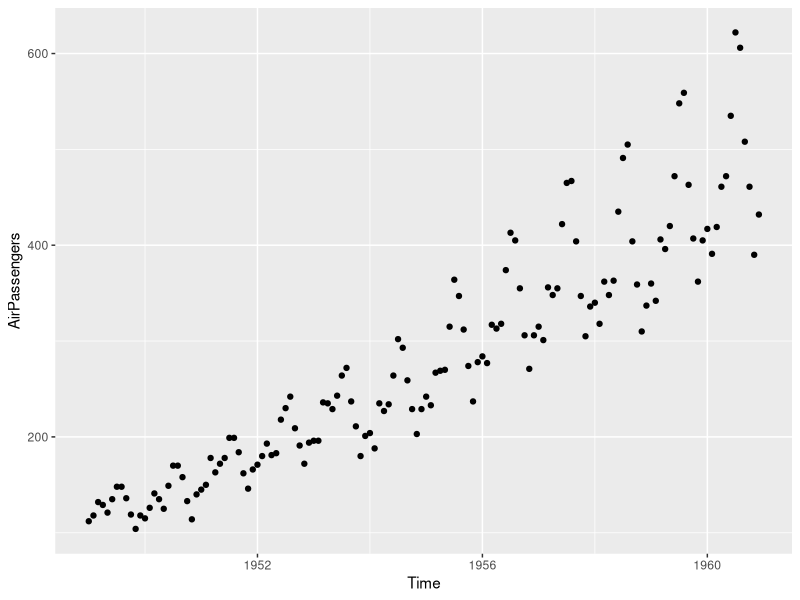
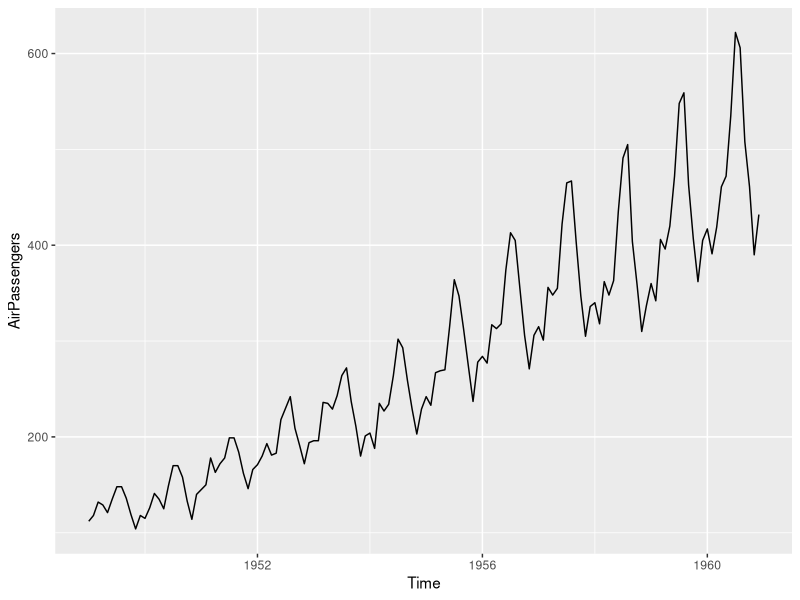
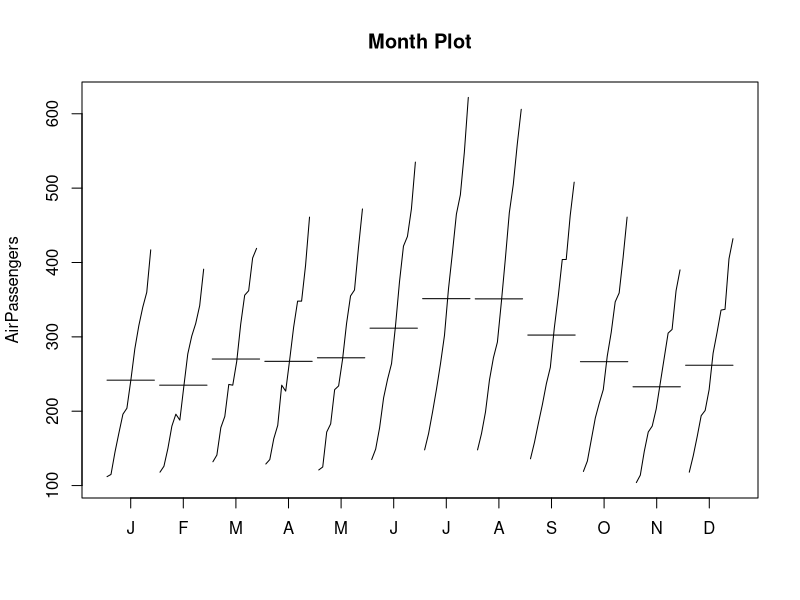
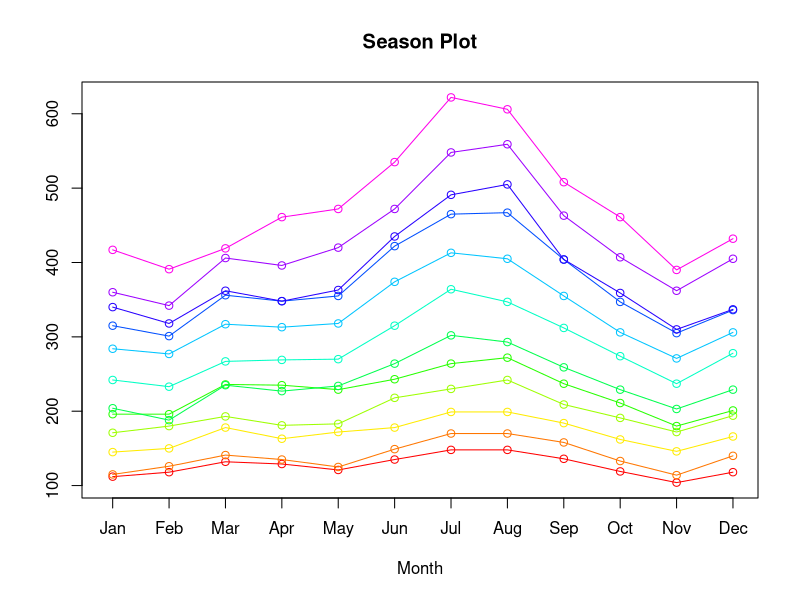
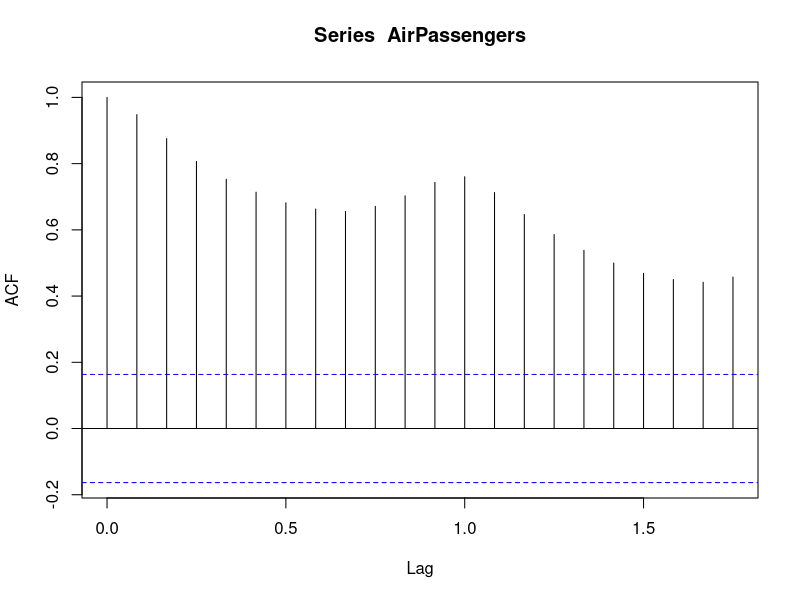
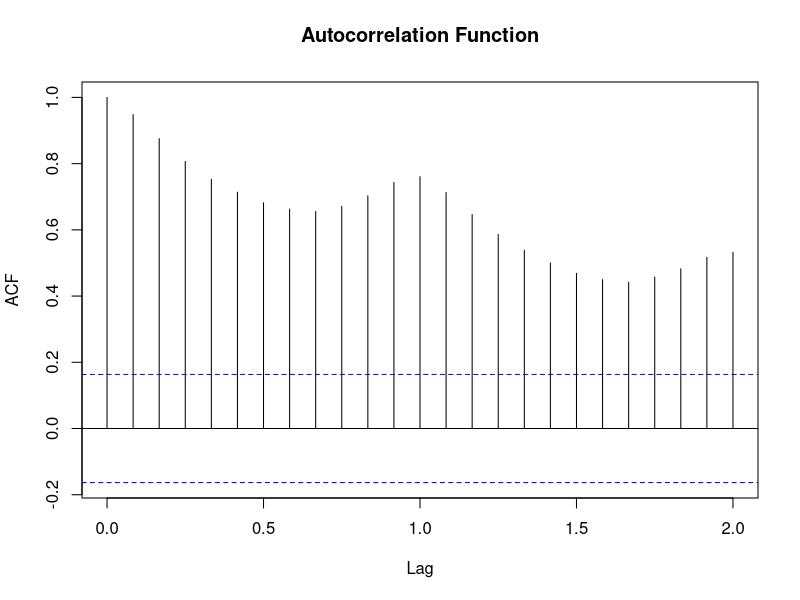
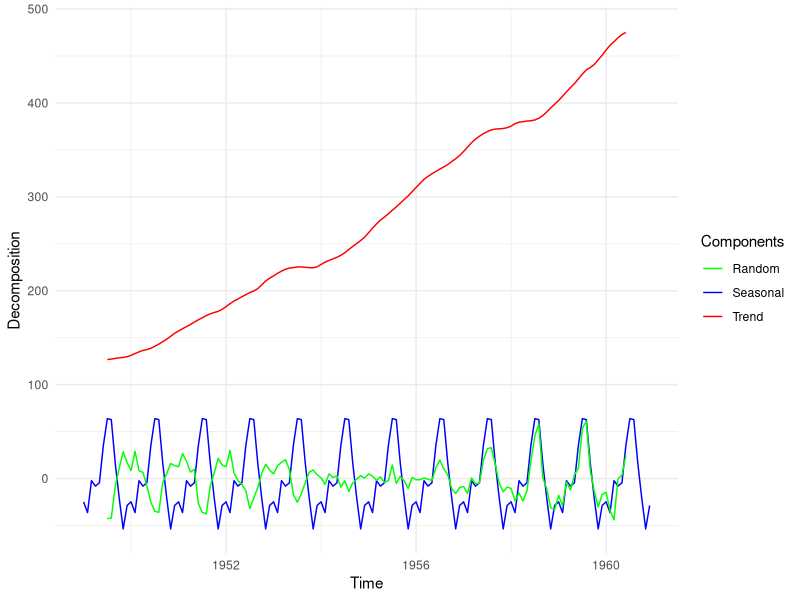
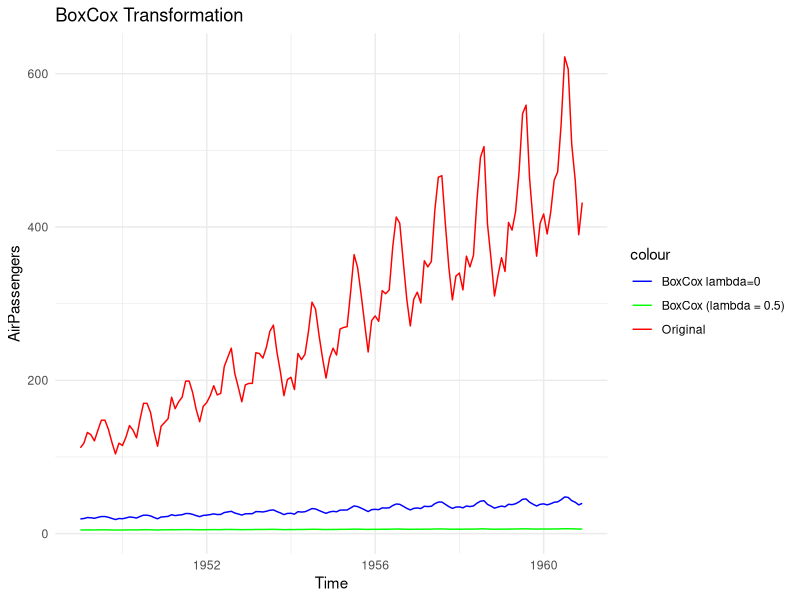

Write the R code that produced these figures, in order. (Note: this script raises an error after producing the figures.)
# Read the code paralelly with raport
# installing and loading necessary packages
install.packages("ggplot2")
install.packages("forecast")
install.packages("dplyr")
library("ggplot2")
library("forecast")
library("dplyr")
# first lookout on the time series
View(AirPassengers)
is.ts(AirPassengers)
deltat(AirPassengers)
time(AirPassengers)
cycle(AirPassengers)
frequency(AirPassengers)

# first visualizations
# ggplot2 needs data in data.frame type
# not Time Series type
frame <- data.frame(AirPassengers)
Time <- time(AirPassengers)
# point plot and line plot to see the behaviour
ggplot(frame) + geom_point(mapping=aes(Time, y = AirPassengers))
ggplot(frame) + geom_line(mapping=aes(Time, AirPassengers))
# monthplot and seasonplot to observe seasonability
# we also see on seasonplot
# that variation increases with time
monthplot(AirPassengers, main = "Month Plot")
seasonplot(AirPassengers, years.labels=TRUE, col = rainbow(13), main = "Season Plot")
# autocorrelation function within default range
acf <- acf(AirPassengers)
acf
# adjusting lag to 2 years after first acf plot
acf(AirPassengers, main = "Autocorrelation Function",lag = 24)
# additive decomposition into trend, season and random
AirPassengers_decomposition_add <- decompose(AirPassengers, "additive")
View(AirPassengers_decomposition_add)
# plotting trend, season and random altogether
ggplot(frame) +
  geom_line(aes(Time, AirPassengers_decomposition_add$seasonal, color = "Seasonal")) +
  geom_line(aes(Time, AirPassengers_decomposition_add$trend, color = "Trend")) +
  geom_line(aes(Time, AirPassengers_decomposition_add$random, color = "Random")) +
  scale_color_manual(values = c("green", "blue", "red"),
                     labels = c("Random", "Seasonal", "Trend")) +
  labs(color = "Components", y = "Decomposition") +
  theme_minimal()
dev.off()
# plotting BoxCox transforms to check if we should
# apply one of them
ggplot(frame) +
  geom_line(aes(Time, AirPassengers, color = "Original")) +
  geom_line(aes(Time, BoxCox(AirPassengers, lambda = 0.5), color = "BoxCox (lambda = 0.5)")) +
  geom_line(aes(Time, BoxCox(AirPassengers, lambda = 0), color = "BoxCox (lambda = 0)")) +
  scale_color_manual(values = c("blue", "green", "red"),
                     labels = c("BoxCox lambda=0", "BoxCox (lambda = 0.5)", "Original")) +
  labs(x = "Time", y = "AirPassengers", title = "BoxCox Transformation") +
  theme_minimal()
# applying BoxCox for lambda = 0
log_air <- BoxCox(AirPassengers, lambda=0)
# additive decomposition of box-coxed series
bc_decompostion_add <- decompose(log_air, "additive")
# and plotting it
ggplot(frame) +
  geom_line(aes(Time, bc_decomposition_add$seasonal, color = "Seasonal")) +
  geom_line(aes(Time, bc_decomposition_add$trend, color = "Trend")) +
  geom_line(aes(Time, bc_decomposition_add$random, color = "Random")) +
  scale_color_manual(values = c("green", "blue", "red"),
                     labels = c("Random", "Seasonal", "Trend")) +
  labs(color = "Components", y = "Decomposition") +
  theme_minimal()
# BC-transform removed seasonability
# subtracting lag 12 (assumed from first plots)
# will remove trend
# and will give us stationary series
diff_log_air <- log_air - lag(log_air, 12)
plot(diff_log_air)
# decomposition and plot of lagged Box-Coxed series
diff_bc_decomposition_add <- decompose(diff_log_air, "additive")
Diff_Time <- Time[0:132]
# decomposition of series with removed lag
ggplot(diff_log_air) +
  geom_line(aes(Diff_Time, diff_bc_decomposition_add$seasonal, color = "Seasonal")) +
  geom_line(aes(Diff_Time, diff_bc_decomposition_add$trend, color = "Trend")) +
  geom_line(aes(Diff_Time, diff_bc_decomposition_add$random, color = "Random")) +
  scale_color_manual(values = c("green", "blue", "red"),
                     labels = c("Random", "Seasonal", "Trend")) +
  labs(color = "Components", y = "Decomposition") +
  theme_minimal()
# division into training and test set
diff_log_air_train <- window(diff_log_air, end=c(1958, 12))
diff_log_air_test <- window(diff_log_air, start=c(1959, 01))
# creating three models: arima, linear trend and ets
# arima with default parameters
model1 <- auto.arima(diff_log_air_train)
summary(model1)
# linear trend + season
model2 <- tslm(diff_log_air_train ~ trend + season)
summary(model2)
# exponential smoothing
model3 <- ets(diff_log_air_train, model="ZAN")
summary(model3)
# forecasting
# forecast 0 is naive
# which means ARIMA(0,0,0)(0,1,0)12
forecast0 <- snaive(diff_log_air_train, h=24)
forecast1 <- forecast(model1, h=24)
forecast2 <- forecast(model2, h=24)
forecast3 <- forecast(model3, h=24)
# plotting all forecasts
par(mfrow=c(2,2))
legend("topleft", legend=c("real", "forecast"),
       lty= c(2,1), col = c("red", "blue"))
# Plot 1
plot(forecast0)
lines(diff_log_air_test, col="red", lty=2)
grid()
# Plot 2
plot(forecast1)
lines(diff_log_air_test, col="red", lty=2)
grid()
# Plot 3
plot(forecast2)
lines(diff_log_air_test, col="red", lty=2)
grid()
# Plot 4
plot(forecast3)
lines(diff_log_air_test, col="red", lty=2)
grid()

# comparing the models
criterions <- c("RMSE", "MAE", "MASE", "MAPE")
acc0 <- accuracy(forecast0, diff_log_air_test)[, criterions]
acc1 <- accuracy(forecast1, diff_log_air_test)[, criterions]
acc2 <- accuracy(forecast2, diff_log_air_test)[, criterions]
acc3 <- accuracy(forecast3, diff_log_air_test)[, criterions]

acc0
acc1
acc2
acc3
 



